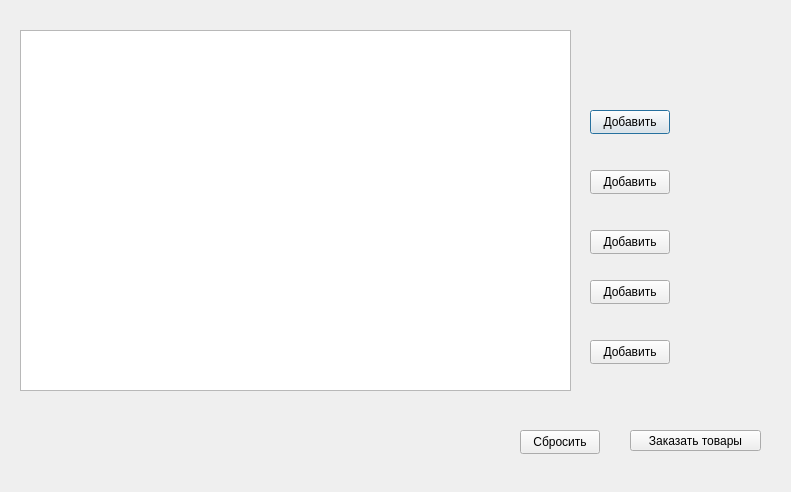
<?xml version="1.0" encoding="UTF-8"?>
<ui version="4.0">
 <class>ProductList</class>
 <widget class="QDialog" name="ProductList">
  <property name="geometry">
   <rect>
    <x>0</x>
    <y>0</y>
    <width>791</width>
    <height>492</height>
   </rect>
  </property>
  <property name="windowTitle">
   <string>Dialog</string>
  </property>
  <widget class="QPushButton" name="add1">
   <property name="geometry">
    <rect>
     <x>590</x>
     <y>110</y>
     <width>80</width>
     <height>24</height>
    </rect>
   </property>
   <property name="text">
    <string>Добавить</string>
   </property>
  </widget>
  <widget class="QPushButton" name="add2">
   <property name="geometry">
    <rect>
     <x>590</x>
     <y>170</y>
     <width>80</width>
     <height>24</height>
    </rect>
   </property>
   <property name="text">
    <string>Добавить</string>
   </property>
  </widget>
  <widget class="QPushButton" name="add3">
   <property name="geometry">
    <rect>
     <x>590</x>
     <y>230</y>
     <width>80</width>
     <height>24</height>
    </rect>
   </property>
   <property name="text">
    <string>Добавить</string>
   </property>
  </widget>
  <widget class="QPushButton" name="add4">
   <property name="geometry">
    <rect>
     <x>590</x>
     <y>280</y>
     <width>80</width>
     <height>24</height>
    </rect>
   </property>
   <property name="text">
    <string>Добавить</string>
   </property>
  </widget>
  <widget class="QPushButton" name="add5">
   <property name="geometry">
    <rect>
     <x>590</x>
     <y>340</y>
     <width>80</width>
     <height>24</height>
    </rect>
   </property>
   <property name="text">
    <string>Добавить</string>
   </property>
  </widget>
  <widget class="QPushButton" name="order">
   <property name="geometry">
    <rect>
     <x>630</x>
     <y>430</y>
     <width>131</width>
     <height>21</height>
    </rect>
   </property>
   <property name="text">
    <string>Заказать товары</string>
   </property>
  </widget>
  <widget class="QTableWidget" name="gadgetsTable">
   <property name="geometry">
    <rect>
     <x>20</x>
     <y>30</y>
     <width>551</width>
     <height>361</height>
    </rect>
   </property>
   <property name="tabletTracking">
    <bool>false</bool>
   </property>
   <property name="lineWidth">
    <number>0</number>
   </property>
   <property name="rowCount">
    <number>0</number>
   </property>
   <attribute name="verticalHeaderMinimumSectionSize">
    <number>20</number>
   </attribute>
   <attribute name="verticalHeaderDefaultSectionSize">
    <number>20</number>
   </attribute>
  </widget>
  <widget class="QPushButton" name="reset">
   <property name="geometry">
    <rect>
     <x>520</x>
     <y>430</y>
     <width>80</width>
     <height>24</height>
    </rect>
   </property>
   <property name="text">
    <string>Сбросить</string>
   </property>
  </widget>
 </widget>
 <resources/>
 <connections/>
</ui>
